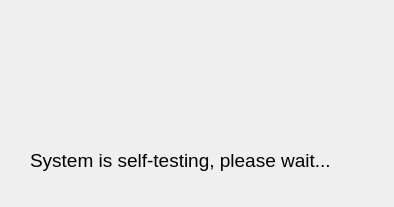
<?xml version="1.0" encoding="UTF-8"?>
<ui version="4.0">
 <class>SplashWidget</class>
 <widget class="QWidget" name="SplashWidget">
  <property name="geometry">
   <rect>
    <x>0</x>
    <y>0</y>
    <width>394</width>
    <height>207</height>
   </rect>
  </property>
  <property name="windowTitle">
   <string>Form</string>
  </property>
  <widget class="QLabel" name="label">
   <property name="geometry">
    <rect>
     <x>30</x>
     <y>150</y>
     <width>341</width>
     <height>21</height>
    </rect>
   </property>
   <property name="font">
    <font>
     <pointsize>14</pointsize>
    </font>
   </property>
   <property name="text">
    <string>System is self-testing, please wait...</string>
   </property>
  </widget>
  <widget class="QLabel" name="label_2">
   <property name="geometry">
    <rect>
     <x>30</x>
     <y>40</y>
     <width>131</width>
     <height>91</height>
    </rect>
   </property>
   <property name="text">
    <string/>
   </property>
   <property name="pixmap">
    <pixmap resource="../../../../../../Platform/Gui/Components/MainMenu/Resource/MainMenu.qrc">:/HimalayaImages/Icons/MISC/LeicaLogo.png</pixmap>
   </property>
  </widget>
 </widget>
 <resources>
  <include location="../../../../../../Platform/Gui/Components/MainMenu/Resource/MainMenu.qrc"/>
 </resources>
 <connections/>
</ui>
